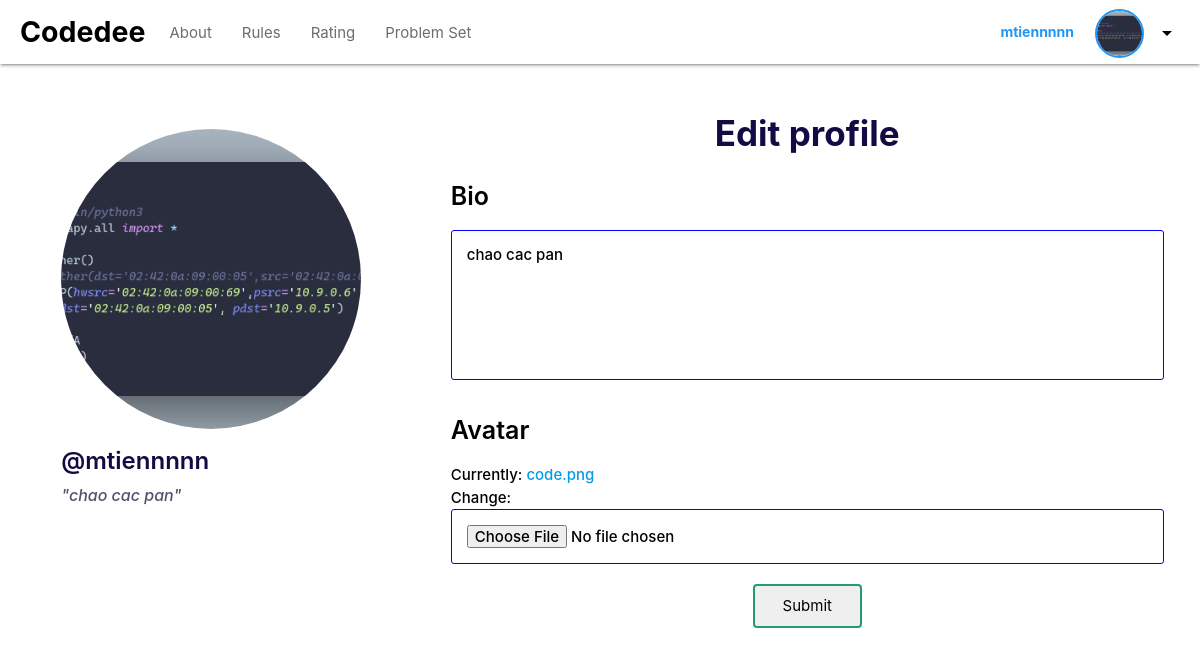
Screenshot of /setting/ (signed in) with the database file from the repository.
### home/models.py (models this page shows)
class User(AbstractUser):
    username = models.CharField(unique=True, max_length=200, null=True)
    bio = models.TextField(null=False, default="Hello Codedee User", blank=True)
    avatar = models.ImageField(null=True, default="avatar.png", blank=False)

### home/views.py (the view)
# urls.py: path('setting/', views.update_user, name='setting'),
@login_required(login_url='login')
def update_user(request):
    user = request.user
    form = UserForm(instance=user)
    if request.method == 'POST':
        form = UserForm(request.POST, request.FILES, instance=user)
        if form.is_valid():
            form.save()
            return redirect('profile', username=user.username)
    return render(request, 'pages/update_user.html', {'form': form})

### home/forms.py
class UserForm(ModelForm):
    class Meta:
        model = User
        fields = ['bio', 'avatar']

### home/templates/pages/update_user.html (shortened to what this page needs)
{% extends 'pages/index.html' %}
{% block main-container-content %}
    <div class="row">
        <div class="col s4">
            {% include 'pages/user_profile.html' %}
        </div>
        <div class="col s8">
            <div class="update_user">
                <div class="box_title">
                    <h3 class="big-message-main-page">Edit profile</h3>
                </div>
                <div class="box_body">
                    <form class="update-profile-form" action="" method="POST" enctype="multipart/form-data">
                            {% for field in form %}
                                <div class="form_group">
                                    <p class="update_user_label">{{ field.label }}</p>
                                    {{ field }}
                                </div>
                            {% endfor %}
                            <input type="submit" name="submit" value="Submit">
                     </form>
                </div>
            </div>
        </div>
    </div>
{% endblock %}

### home/templates/pages/navbar.html (shortened to what this page needs)
<div class="navbar-fixed">
    <nav>
      <div class="nav-wrapper white darken-2 custom-shadow">
        <a href="{% url 'index' %}" class="brand-logo black-text left">Codedee</a>
        <div class="nav-elements">
          <ul class="left">
            <li><a href="{% url 'about' %}" class="waves-effect waves-teal {% if request.resolver_match.url_name == 'about' %}blue-text active-nav-ele{% endif %}" style="color:#6D6D6D;">About</a></li>
            <li><a href="{% url 'rules' %}" class="waves-effect waves-teal {% if request.resolver_match.url_name == 'rules' %}blue-text active-nav-ele{% endif %}" style="color:#6D6D6D;">Rules</a></li>
            <li><a href="{% url 'ranking' %}" class="waves-effect waves-teal {% if request.resolver_match.url_name == 'ranking' %}blue-text active-nav-ele{% endif %}" style="color:#6D6D6D;">Rating</a></li>
            <li><a href="{% url 'problem_set' %}" class="waves-effect waves-teal {% if request.resolver_match.url_name == 'problem_set' %}blue-text active-nav-ele{% endif %}" style="color:#6D6D6D;">Problem Set</a></li>
          </ul>
          <ul class="right hide-on-med-and-down">
            {% if request.user.is_authenticated %}
              <li><a href="{% url 'profile' request.user.username %}" class="btn-flat sign-in-float-btn waves-effect waves-light" style="text-transform: none;margin-right: -10px;">{{request.user.username}}</a></li>
              <li>{% include 'pages/dropdown_profile.html' %}</li>
            {% else %}
              <li><a href="{% url 'login' %}" class="btn-flat sign-in-float-btn waves-effect waves-light" style="text-transform: none;margin-right: -10px;">Log in</a></li>
              <li><a href="{% url 'register' %}" class="waves-effect waves-light blue btn sign-up-btn">Register</a></li>
            {% endif %}
          </ul>
        </div>
      </div>
    </nav>
  </div>

### home/templates/pages/dropdown_profile.html (shortened to what this page needs)
    <div class="hmm">
        <div class="dropdown_header">
            <a href='{% url 'profile' request.user.username %}'>
                <div class="dropdown_avatar avatar--medium">
                    <img src="{{ request.user.avatar.url }}"/>
                </div>
            </a>
            <button class="dropdown-trigger" data-target="dropdown1">
                <i class="material-icons">arrow_drop_down</i>
            </button>
        </div>

### home/templates/pages/user_profile.html (shortened to what this page needs)
<div class="user_profile">
    <div class="user_avatar">
        <img src="{{ user.avatar.url }}">
    </div>
    <div class="user_name">
        <p>@{{ user.username }}</p>
    </div>
    <div class="user_bio">
        <p>"{{ user.bio }}"</p>
    </div>
</div>

### rows the page displays
User: user.username "mtiennnnn", user.avatar (picture), avatar (picture), username "mtiennnnn", bio "chao cac pan", form "chao cac pan"

### other values shown
{{ field.label }} "Bio" "Avatar"
